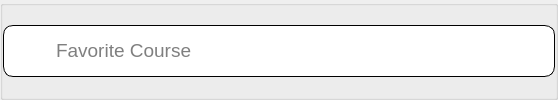
                  <widget class="QGroupBox" name="courseIndex">
                   <property name="title">
                    <string/>
                   </property>
                   <layout class="QHBoxLayout" name="horizontalLayout_21">
                    <property name="spacing">
                     <number>0</number>
                    </property>
                    <property name="leftMargin">
                     <number>0</number>
                    </property>
                    <property name="topMargin">
                     <number>0</number>
                    </property>
                    <property name="rightMargin">
                     <number>0</number>
                    </property>
                    <property name="bottomMargin">
                     <number>0</number>
                    </property>
                    <item>
                     <widget class="QGroupBox" name="groupBox_10">
                      <property name="sizePolicy">
                       <sizepolicy hsizetype="Fixed" vsizetype="Fixed">
                        <horstretch>0</horstretch>
                        <verstretch>0</verstretch>
                       </sizepolicy>
                      </property>
                      <property name="minimumSize">
                       <size>
                        <width>100</width>
                        <height>0</height>
                       </size>
                      </property>
                      <property name="maximumSize">
                       <size>
                        <width>1250</width>
                        <height>16777215</height>
                       </size>
                      </property>
                      <property name="styleSheet">
                       <string notr="true">border-style:solid;
border-width:1px;
border-radius: 10px;
background-color:white;</string>
                      </property>
                      <property name="title">
                       <string/>
                      </property>
                      <layout class="QHBoxLayout" name="horizontalLayout_11">
                       <property name="spacing">
                        <number>10</number>
                       </property>
                       <property name="leftMargin">
                        <number>10</number>
                       </property>
                       <property name="topMargin">
                        <number>10</number>
                       </property>
                       <property name="rightMargin">
                        <number>0</number>
                       </property>
                       <property name="bottomMargin">
                        <number>10</number>
                       </property>
                       <item>
                        <widget class="QGroupBox" name="groupBox_11">
                         <property name="sizePolicy">
                          <sizepolicy hsizetype="Expanding" vsizetype="Expanding">
                           <horstretch>0</horstretch>
                           <verstretch>0</verstretch>
                          </sizepolicy>
                         </property>
                         <property name="maximumSize">
                          <size>
                           <width>30</width>
                           <height>30</height>
                          </size>
                         </property>
                         <property name="styleSheet">
                          <string notr="true">border:none;</string>
                         </property>
                         <property name="title">
                          <string/>
                         </property>
                         <layout class="QVBoxLayout" name="verticalLayout_12">
                          <property name="leftMargin">
                           <number>0</number>
                          </property>
                          <property name="topMargin">
                           <number>0</number>
                          </property>
                          <property name="rightMargin">
                           <number>0</number>
                          </property>
                          <property name="bottomMargin">
                           <number>0</number>
                          </property>
                          <item>
                           <widget class="QLabel" name="mbtiLabel_4">
                            <property name="sizePolicy">
                             <sizepolicy hsizetype="Minimum" vsizetype="Minimum">
                              <horstretch>0</horstretch>
                              <verstretch>0</verstretch>
                             </sizepolicy>
                            </property>
                            <property name="minimumSize">
                             <size>
                              <width>30</width>
                              <height>30</height>
                             </size>
                            </property>
                            <property name="maximumSize">
                             <size>
                              <width>30</width>
                              <height>30</height>
                             </size>
                            </property>
                            <property name="text">
                             <string/>
                            </property>
                            <property name="pixmap">
                             <pixmap>assets/checkbox-svgrepo-com.svg</pixmap>
                            </property>
                            <property name="scaledContents">
                             <bool>true</bool>
                            </property>
                           </widget>
                          </item>
                         </layout>
                        </widget>
                       </item>
                       <item>
                        <widget class="QLineEdit" name="mbtiBox_4">
                         <property name="sizePolicy">
                          <sizepolicy hsizetype="Expanding" vsizetype="Fixed">
                           <horstretch>0</horstretch>
                           <verstretch>0</verstretch>
                          </sizepolicy>
                         </property>
                         <property name="minimumSize">
                          <size>
                           <width>500</width>
                           <height>0</height>
                          </size>
                         </property>
                         <property name="maximumSize">
                          <size>
                           <width>1250</width>
                           <height>16777215</height>
                          </size>
                         </property>
                         <property name="font">
                          <font>
                           <pointsize>14</pointsize>
                          </font>
                         </property>
                         <property name="styleSheet">
                          <string notr="true">border:none;
</string>
                         </property>
                         <property name="inputMask">
                          <string/>
                         </property>
                         <property name="text">
                          <string/>
                         </property>
                         <property name="placeholderText">
                          <string>Favorite Course</string>
                         </property>
                         <property name="clearButtonEnabled">
                          <bool>false</bool>
                         </property>
                        </widget>
                       </item>
                      </layout>
                     </widget>
                    </item>
                   </layout>
                  </widget>
